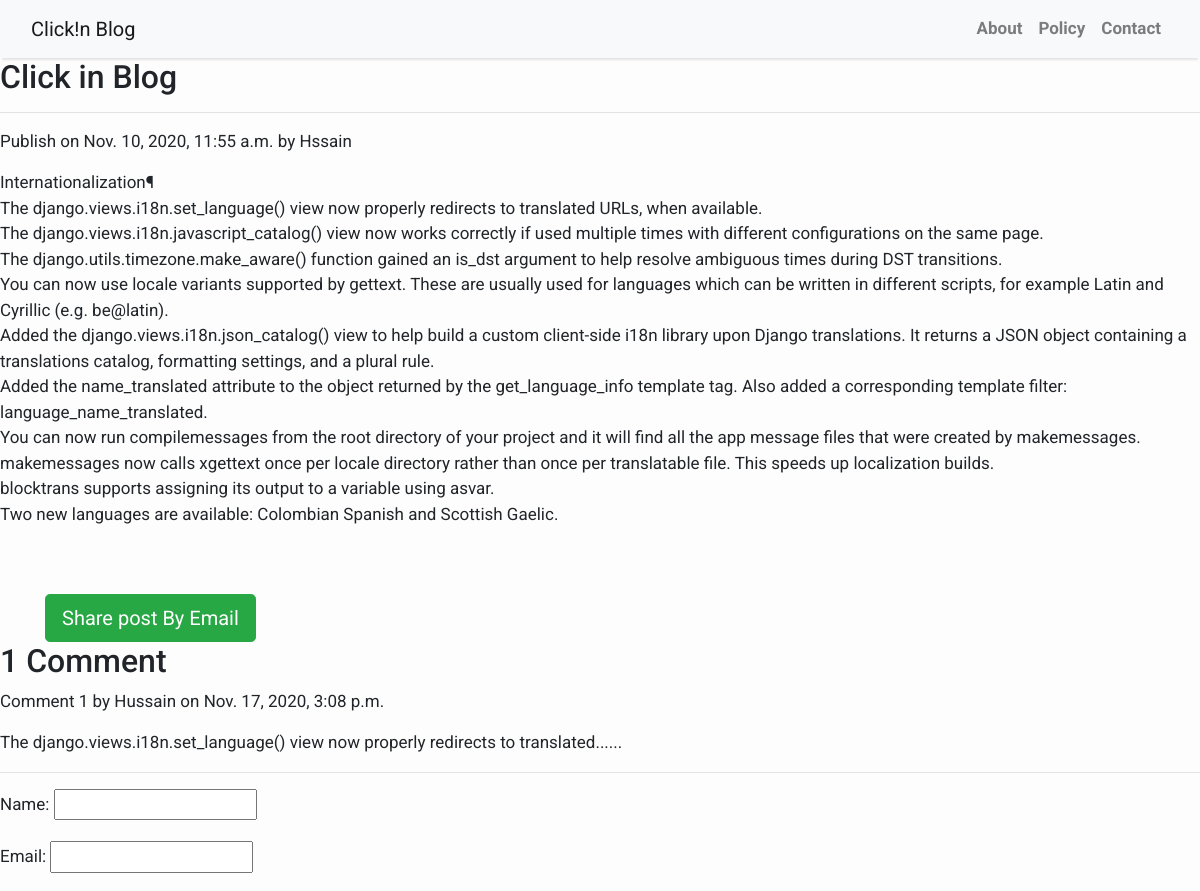
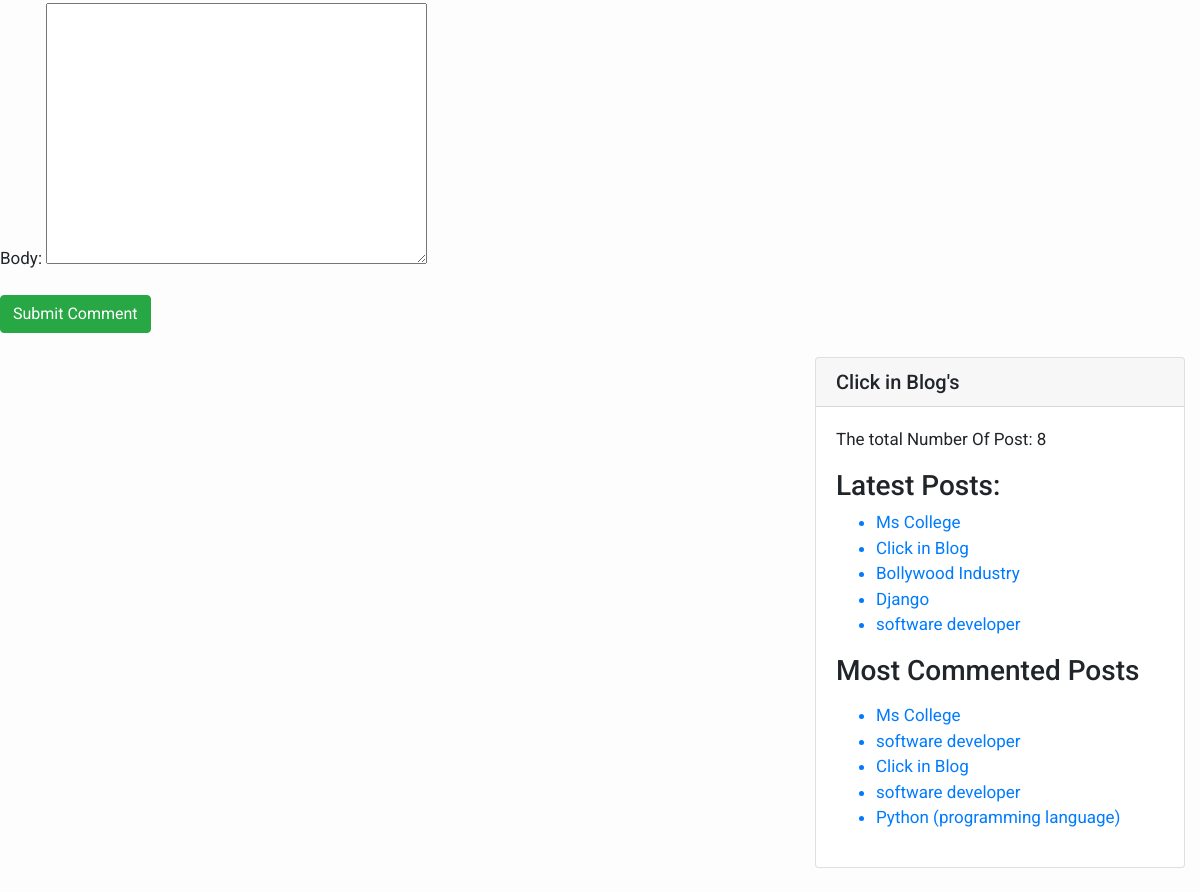
/2020/11/10/click-blog/, run on the app's committed database (2 pictures, top to bottom).
### testapp/models.py (models this page shows, shortened)
class Post(models.Model):
    STATUS_CHOICES=(('draft','Draft'),('published','Published'))
    title=models.CharField(max_length=256)
    slug=models.SlugField(max_length=264,unique_for_date='publish')
    author=models.ForeignKey(User,related_name='blog_posts',on_delete=models.CASCADE,)
    body=models.TextField()
    publish=models.DateTimeField(default=timezone.now)
    created=models.DateTimeField(auto_now=True)
    updated=models.DateTimeField(auto_now=True)
    status=models.CharField(max_length=10,choices=STATUS_CHOICES,default='draft')
    objects=CustomManager()
    tags=TaggableManager()
    class Meta:
        ordering=('-publish',) #descending order of publish
    def get_absolute_url(self):
        return reverse('post_detail',args=[self.publish.year,self.publish.strftime('%m'),self.publish.strftime('%d'),self.slug,])

class Comment(models.Model):
    post=models.ForeignKey(Post,related_name='comments',on_delete=models.CASCADE)
    name=models.CharField(max_length=32)
    email=models.EmailField()
    body=models.TextField()
    created=models.DateTimeField(auto_now_add=True)
    updated=models.DateTimeField(auto_now=True)
    active=models.BooleanField(default=True)
    class Meta:
        ordering=('-created',)

### testapp/views.py (the view)
# urls.py: path('<int:year>/<int:month>/<int:day>/<slug:post>/', views.post_detail_view,name='post_detail'),
def post_detail_view(request,year,month,day,post):
    post=get_object_or_404(Post,slug=post,
                                status='published',
                                publish__year=year,
                                publish__month=month,
                                publish__day=day,)
    comments=post.comments.filter(active=True)
    csubmit=False
    if request.method=='POST':
        form=CommentForm(request.POST)
        if form.is_valid():
            new_comment=form.save(commit=False) #get comment
            new_comment.post=post  #assing post value associte with comment
            new_comment.save()  #save comments
            csubmit=True
    else:
        form=CommentForm()
    return render(request,'testapp/post_detail.html',{'post':post,'form':form,'csubmit':csubmit,'comments':comments})

### testapp/forms.py
class CommentForm(forms.ModelForm):
    class Meta:
        model=Comment
        fields=('name','email','body')

### testapp/models.py (called while the page is built)
    def get_queryset(self):
        return super().get_queryset().filter(status='published')

### testapp/templatetags/blog_tags.py (called while the page is built)
@register.simple_tag
def total_post():
    return Post.objects.count()

@register.inclusion_tag('testapp/latest_posts123.html')
def show_latest_posts(count=3):
    latest_posts=Post.objects.order_by('-publish')[:count]
    return {'latest_posts':latest_posts}

@register.inclusion_tag('testapp/latest_posts123.html')
def get_most_commented_posts(count=5):
    most_commented_posts=Post.objects.annotate(total_comments=Count('comments')).order_by('-total_comments')[:count]
    return {'most_commented_posts':most_commented_posts}

### templates/testapp/post_detail.html (shortened to what this page needs)
{%extends 'testapp/base.html'%}
{%load static%}
  {%block content%}
    <h2>{{post.title}}</h2><hr>
    <p id="date">Publish on {{post.publish}} by {{post.author|title}}</p>
    {{post.body|linebreaks}}<br><br>
    <div class="container",align='center'>
      <a href='/share/{{post.id}}' class='btn btn-lg btn-success' target='__blank__'>Share post By Email</a>
    </div>
    {%with comments.count as comments_count%}
      <h2>{{comments_count}} Comment{{comments_count|pluralize}}</h2>
    {%endwith%}
    {%if comments%}
      {%for comment in comments%}
        <p id='comment'>Comment {{forloop.counter}} by {{comment.name}} on {{comment.created}}</p>
        <div class="cb">{{comment.body|linebreaks}}</div>
      {%endfor%}
      {%else%}
        <p>There are no Comments Yet!!</p>
    {%endif%}<hr>
    {%if csubmit%}
      <h2>Your Comment Added Successfully </h2>
    {%else%}
      <form method="post">
        {{form.as_p}}
        <input type="submit" class="btn btn-success" name="" value="Submit Comment">
      </form>
    {%endif%}
  {%endblock%}

### templates/testapp/latest_posts123.html
<ul>
  {%for post in latest_posts%}
  <a id="link" href="{{post.get_absolute_url}}"><li>{{post.title}}</li></a>
  {%endfor%}
</ul>
<ul>
  {%for post in most_commented_posts%}
  <a id="link" href="{{post.get_absolute_url}}"> <li>{{post.title}}</li> </a>
  {%endfor%}
</ul>

### templates/testapp/base.html (style rules this page uses)
body { font-family: "Roboto", sans-serif; font-size: 17px; background-color: #fdfdfd; }

### data on the page
Post: title "Click in Blog", publish "Nov. 10, 2020, 11:55 a.m.", author "Hssain", body "Internationalization¶ The django.views.i18n.set_language() view now properly redirects to translated URLs, when available. The django.views.i18n.javascript_catalog() view now works correctly if used multiple times with different configurations on the same page. The django.utils.timezone.make_aware() function gained an is_dst argument to help resolve ambiguous times during DST transitions. You can now use locale variants supported by gettext. These are usually used for languages which can be written in different scripts, for example Latin and Cyrillic (e.g. be@latin). Added the django.views.i18n.json_catalog() view to help build a custom client-side i18n library upon Django translations. It…"
Comment: name "Hussain", created "Nov. 17, 2020, 3:08 p.m.", body "The django.views.i18n.set_language() view now properly redirects to translated......"
Post: title "Ms College"
Post: title "Bollywood Industry"
Post: title "Django"
Post: title "software developer"
Post: title "software developer"
Post: title "Python (programming language)"

### other printed values
{{ comments_count }} "1"
